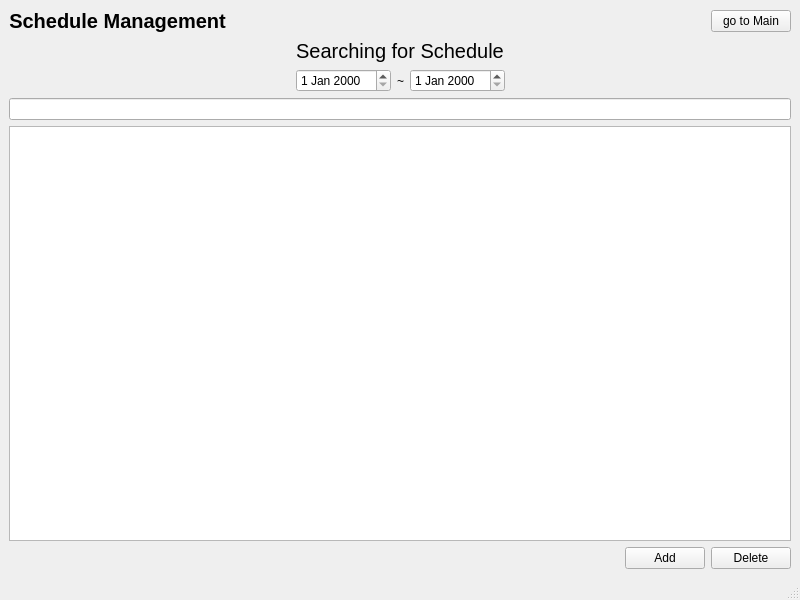
<?xml version="1.0" encoding="UTF-8"?>
<ui version="4.0">
 <class>DateListWindow</class>
 <widget class="QMainWindow" name="DateListWindow">
  <property name="geometry">
   <rect>
    <x>0</x>
    <y>0</y>
    <width>800</width>
    <height>600</height>
   </rect>
  </property>
  <property name="windowTitle">
   <string>DateListWindow</string>
  </property>
  <widget class="QWidget" name="centralwidget">
   <layout class="QVBoxLayout" name="verticalLayout">
    <item>
     <layout class="QHBoxLayout" name="horizontalLayout">
      <item>
       <widget class="QLabel" name="label">
        <property name="font">
         <font>
          <pointsize>15</pointsize>
          <bold>true</bold>
         </font>
        </property>
        <property name="text">
         <string>Schedule Management</string>
        </property>
        <property name="alignment">
         <set>Qt::AlignCenter</set>
        </property>
       </widget>
      </item>
      <item>
       <spacer name="horizontalSpacer">
        <property name="orientation">
         <enum>Qt::Horizontal</enum>
        </property>
        <property name="sizeHint" stdset="0">
         <size>
          <width>40</width>
          <height>20</height>
         </size>
        </property>
       </spacer>
      </item>
      <item>
       <widget class="QPushButton" name="MainButton">
        <property name="text">
         <string>go to Main</string>
        </property>
       </widget>
      </item>
     </layout>
    </item>
    <item>
     <layout class="QVBoxLayout" name="verticalLayout_2">
      <item>
       <widget class="QLabel" name="label_3">
        <property name="font">
         <font>
          <pointsize>15</pointsize>
         </font>
        </property>
        <property name="text">
         <string>Searching for Schedule</string>
        </property>
        <property name="alignment">
         <set>Qt::AlignCenter</set>
        </property>
       </widget>
      </item>
      <item>
       <layout class="QHBoxLayout" name="horizontalLayout_2">
        <item>
         <spacer name="horizontalSpacer_4">
          <property name="orientation">
           <enum>Qt::Horizontal</enum>
          </property>
          <property name="sizeHint" stdset="0">
           <size>
            <width>40</width>
            <height>20</height>
           </size>
          </property>
         </spacer>
        </item>
        <item>
         <widget class="QDateEdit" name="StartDate"/>
        </item>
        <item>
         <widget class="QLabel" name="label_2">
          <property name="text">
           <string>~</string>
          </property>
         </widget>
        </item>
        <item>
         <widget class="QDateEdit" name="EndDate"/>
        </item>
        <item>
         <spacer name="horizontalSpacer_5">
          <property name="orientation">
           <enum>Qt::Horizontal</enum>
          </property>
          <property name="sizeHint" stdset="0">
           <size>
            <width>40</width>
            <height>20</height>
           </size>
          </property>
         </spacer>
        </item>
       </layout>
      </item>
     </layout>
    </item>
    <item>
     <widget class="QLineEdit" name="SearchText"/>
    </item>
    <item>
     <widget class="QListWidget" name="listWidget"/>
    </item>
    <item>
     <layout class="QHBoxLayout" name="horizontalLayout_3">
      <item>
       <spacer name="horizontalSpacer_2">
        <property name="orientation">
         <enum>Qt::Horizontal</enum>
        </property>
        <property name="sizeHint" stdset="0">
         <size>
          <width>40</width>
          <height>20</height>
         </size>
        </property>
       </spacer>
      </item>
      <item>
       <widget class="QPushButton" name="AddButton">
        <property name="text">
         <string>Add</string>
        </property>
       </widget>
      </item>
      <item>
       <widget class="QPushButton" name="DeleteButton">
        <property name="text">
         <string>Delete</string>
        </property>
       </widget>
      </item>
     </layout>
    </item>
   </layout>
  </widget>
  <widget class="QStatusBar" name="statusbar"/>
 </widget>
 <resources/>
 <connections/>
</ui>
